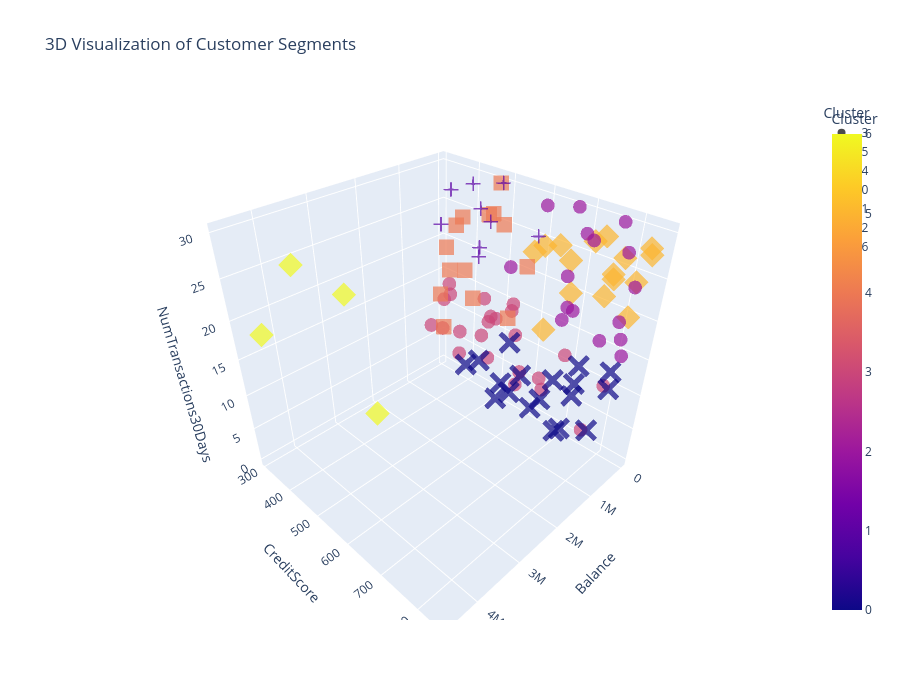

Notebook source saved alongside this figure:
### Markdown cell above
## 6. Customer Segmentation <a id="customer-segmentation"></a>

Using clustering to identify distinct customer segments based on banking behavior and demographics.

### Code cell
# Select features for segmentation
segmentation_features = ['Age', 'Balance', 'CreditScore', 'NumTransactions30Days', 
                         'CustomerSince', 'TransactionFrequency']

# Prepare data for clustering
X = bank_data[segmentation_features].copy()

# Standardize the data
scaler = StandardScaler()
X_scaled = scaler.fit_transform(X)

# Determine optimal number of clusters using silhouette score
silhouette_scores = []
K = range(2, 10)
for k in K:
    kmeans = KMeans(n_clusters=k, random_state=42, n_init=10)
    kmeans.fit(X_scaled)
    score = silhouette_score(X_scaled, kmeans.labels_)
    silhouette_scores.append(score)
    print(f"Silhouette score for k={k}: {score}")

# Plot silhouette scores
plt.figure(figsize=(10, 6))
plt.plot(K, silhouette_scores, 'bo-')
plt.xlabel('Number of Clusters (k)', fontsize=12)
plt.ylabel('Silhouette Score', fontsize=12)
plt.title('Optimal Number of Clusters based on Silhouette Score', fontsize=16)
plt.grid(True, linestyle='--', alpha=0.7)
plt.tight_layout()
plt.show()

# Choose optimal k based on silhouette score
optimal_k = K[silhouette_scores.index(max(silhouette_scores))]
print(f"Optimal number of clusters: {optimal_k}")

# Apply K-Means clustering with optimal k
kmeans = KMeans(n_clusters=optimal_k, random_state=42, n_init=10)
clusters = kmeans.fit_predict(X_scaled)
bank_data['Cluster'] = clusters

# PCA for visualization
pca = PCA(n_components=2)
principal_components = pca.fit_transform(X_scaled)
pca_df = pd.DataFrame(data=principal_components, 
                     columns=['PC1', 'PC2'])
pca_df['Cluster'] = clusters

# Plot clusters
plt.figure(figsize=(12, 8))
sns.scatterplot(x='PC1', y='PC2', data=pca_df, hue='Cluster', 
                palette='viridis', s=100, alpha=0.7)
plt.title('Customer Segments Visualization (PCA)', fontsize=16)
plt.xlabel('Principal Component 1', fontsize=12)
plt.ylabel('Principal Component 2', fontsize=12)
plt.grid(True, linestyle='--', alpha=0.7)
plt.legend(title='Customer Segment', fontsize=10)
plt.tight_layout()
plt.show()

# Interactive 3D cluster visualization
fig = px.scatter_3d(
    bank_data, x='Balance', y='CreditScore', z='NumTransactions30Days',
    color='Cluster', symbol='Cluster', opacity=0.7,
    title='3D Visualization of Customer Segments')
fig.update_layout(height=700, width=900)
fig.show()

# Analyze cluster characteristics
cluster_profiles = bank_data.groupby('Cluster')[segmentation_features + 
                                              ['HasCreditCard', 'HasLoan']].mean()
print("Cluster Profiles:")
cluster_profiles

### Figure 1 — Plotly figure (JSON) as saved in the notebook; plotly's stock layout.template omitted (floating-point values rounded to 4 significant figures)
{"data": [{"hovertemplate": "Cluster=%{marker.color}<br>Balance=%{x}<br>CreditScore=%{y}<br>NumTransactions30Days=%{z}<extra></extra>", "legendgroup": "3", "marker": {"color": [3, 3, 3, 3, 3, 3, 3, 3, 3, 3, 3, 3, 3, 3, 3, 3, 3, 3, 3, 3, 3, 3, 3], "coloraxis": "coloraxis", "opacity": 0.7, "symbol": "circle"}, "mode": "markers", "name": "3", "scene": "scene", "showlegend": true, "type": "scatter3d", "x": [33870.0, 35610.0, 657300.0, 62280.0, 28320.0, 73240.0, 143800.0, 86740.0, 89120.0, 120600.0, 76750.0, 99660.0, 166700.0, 45540.0, 31340.0, 62210.0, 36910.0, 117900.0, 31210.0, 78130.0, 94880.0, 50310.0, 94560.0], "y": [624, 557, 342, 311, 334, 374, 576, 756, 491, 641, 318, 476, 695, 532, 368, 450, 443, 341, 534, 791, 552, 467, 469], "z": [6, 3, 9, 6, 12, 7, 6, 2, 12, 5, 11, 12, 12, 14, 3, 14, 8, 14, 15, 10, 11, 5, 11]}, {"hovertemplate": "Cluster=%{marker.color}<br>Balance=%{x}<br>CreditScore=%{y}<br>NumTransactions30Days=%{z}<extra></extra>", "legendgroup": "5", "marker": {"color": [5, 5, 5, 5, 5, 5, 5, 5, 5, 5, 5, 5, 5, 5, 5, 5], "coloraxis": "coloraxis", "opacity": 0.7, "symbol": "diamond"}, "mode": "markers", "name": "5", "scene": "scene", "showlegend": true, "type": "scatter3d", "x": [24970.0, 192800.0, 956800.0, 297000.0, 16530.0, 385600.0, 89740.0, 20120.0, 86840.0, 776600.0, 46790.0, 89710.0, 74790.0, 454000.0, 30930.0, 268500.0], "y": [815, 844, 696, 847, 578, 696, 744, 754, 683, 666, 768, 816, 721, 795, 641, 799], "z": [24, 28, 18, 29, 23, 25, 28, 21, 20, 27, 24, 20, 27, 25, 25, 27]}, {"hovertemplate": "Cluster=%{marker.color}<br>Balance=%{x}<br>CreditScore=%{y}<br>NumTransactions30Days=%{z}<extra></extra>", "legendgroup": "4", "marker": {"color": [4, 4, 4, 4, 4, 4, 4, 4, 4, 4, 4, 4, 4, 4], "coloraxis": "coloraxis", "opacity": 0.7, "symbol": "square"}, "mode": "markers", "name": "4", "scene": "scene", "showlegend": true, "type": "scatter3d", "x": [161400.0, 67590.0, 68070.0, 98470.0, 48260.0, 411800.0, 501300.0, 63060.0, 89840.0, 12650.0, 88950.0, 42000.0, 451000.0, 170400.0], "y": [315, 567, 467, 389, 495, 395, 564, 324, 338, 408, 485, 373, 493, 328], "z": [12, 21, 26, 17, 25, 24, 15, 19, 16, 13, 30, 24, 27, 7]}, {"hovertemplate": "Cluster=%{marker.color}<br>Balance=%{x}<br>CreditScore=%{y}<br>NumTransactions30Days=%{z}<extra></extra>", "legendgroup": "0", "marker": {"color": [0, 0, 0, 0, 0, 0, 0, 0, 0, 0, 0, 0, 0, 0, 0, 0, 0, 0], "coloraxis": "coloraxis", "opacity": 0.7, "symbol": "x"}, "mode": "markers", "name": "0", "scene": "scene", "showlegend": true, "type": "scatter3d", "x": [62630.0, 497600.0, 74920.0, 31960.0, 165200.0, 19000.0, 46560.0, 180700.0, 220000.0, 49140.0, 101000.0, 84790.0, 78880.0, 47500.0, 49260.0, 6856.0, 409900.0, 51380.0], "y": [635, 796, 726, 716, 552, 798, 719, 693, 516, 572, 805, 443, 398, 697, 514, 529, 638, 664], "z": [3, 5, 11, 6, 2, 12, 8, 0, 0, 5, 10, 4, 2, 0, 2, 9, 3, 7]}, {"hovertemplate": "Cluster=%{marker.color}<br>Balance=%{x}<br>CreditScore=%{y}<br>NumTransactions30Days=%{z}<extra></extra>", "legendgroup": "1", "marker": {"color": [1, 1, 1, 1, 1, 1, 1, 1, 1], "coloraxis": "coloraxis", "opacity": 0.7, "symbol": "cross"}, "mode": "markers", "name": "1", "scene": "scene", "showlegend": true, "type": "scatter3d", "x": [354000.0, 13870.0, 158300.0, 71110.0, 49130.0, 94680.0, 397800.0, 84120.0, 116900.0], "y": [459, 584, 414, 489, 336, 432, 462, 308, 464], "z": [27, 25, 29, 30, 27, 21, 21, 22, 25]}, {"hovertemplate": "Cluster=%{marker.color}<br>Balance=%{x}<br>CreditScore=%{y}<br>NumTransactions30Days=%{z}<extra></extra>", "legendgroup": "2", "marker": {"color": [2, 2, 2, 2, 2, 2, 2, 2, 2, 2, 2, 2, 2, 2, 2, 2], "coloraxis": "coloraxis", "opacity": 0.7, "symbol": "circle"}, "mode": "markers", "name": "2", "scene": "scene", "showlegend": true, "type": "scatter3d", "x": [53560.0, 80400.0, 34490.0, 63070.0, 89180.0, 59690.0, 222800.0, 42970.0, 57950.0, 185100.0, 107200.0, 371100.0, 58510.0, 88660.0, 368800.0, 89990.0], "y": [774, 679, 601, 717, 800, 792, 712, 675, 668, 824, 695, 783, 522, 818, 692, 810], "z": [30, 18, 29, 27, 19, 27, 28, 30, 16, 24, 18, 17, 20, 15, 23, 17]}, {"hovertemplate": "Cluster=%{marker.color}<br>Balance=%{x}<br>CreditScore=%{y}<br>NumTransactions30Days=%{z}<extra></extra>", "legendgroup": "6", "marker": {"color": [6, 6, 6, 6], "coloraxis": "coloraxis", "opacity": 0.7, "symbol": "diamond"}, "mode": "markers", "name": "6", "scene": "scene", "showlegend": true, "type": "scatter3d", "x": [4003000.0, 2890000.0, 4581000.0, 3091000.0], "y": [398, 361, 375, 473], "z": [27, 20, 20, 7]}], "layout": {"coloraxis": {"colorbar": {"title": {"text": "Cluster"}}, "colorscale": [[0, "#0d0887"], [0.1111, "#46039f"], [0.2222, "#7201a8"], [0.3333, "#9c179e"], [0.4444, "#bd3786"], [0.5556, "#d8576b"], [0.6667, "#ed7953"], [0.7778, "#fb9f3a"], [0.8889, "#fdca26"], [1, "#f0f921"]]}, "height": 700, "legend": {"title": {"text": "Cluster"}, "tracegroupgap": 0}, "scene": {"domain": {"x": [0, 1], "y": [0, 1]}, "xaxis": {"title": {"text": "Balance"}}, "yaxis": {"title": {"text": "CreditScore"}}, "zaxis": {"title": {"text": "NumTransactions30Days"}}}, "title": {"text": "3D Visualization of Customer Segments"}, "width": 900}}
